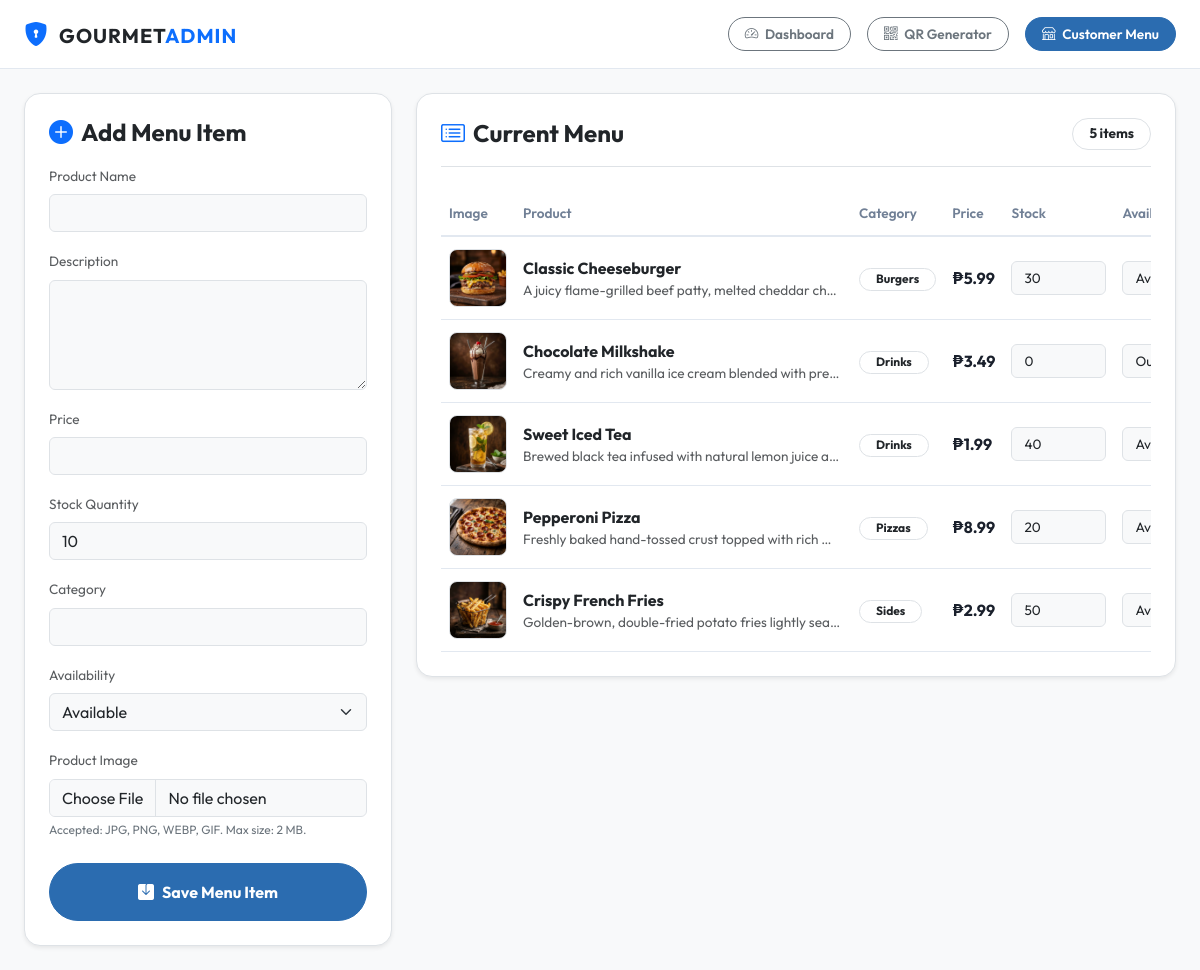
/admin/menu.php, run on the app's committed database.
### tables this page shows
CREATE TABLE IF NOT EXISTS `products` (
  `id` INT AUTO_INCREMENT PRIMARY KEY,
  `product_name` VARCHAR(255) NOT NULL,
  `description` TEXT NULL,
  `price` DECIMAL(10,2) NOT NULL,
  `image` VARCHAR(255) NOT NULL,
  `category` VARCHAR(100) NOT NULL,
  `availability_status` TINYINT(1) DEFAULT 1 COMMENT '1 = Available, 0 = Out of Stock',
  `stock_quantity` INT NOT NULL DEFAULT 20 COMMENT 'Available stock count',
  `created_at` TIMESTAMP DEFAULT CURRENT_TIMESTAMP,
  `updated_at` TIMESTAMP DEFAULT CURRENT_TIMESTAMP ON UPDATE CURRENT_TIMESTAMP
);

### admin/menu.php (the view, shortened to what this page needs)
<?php
require_once '../api/db.php';
$errors = [];
try {
    $productStmt = $pdo->query("SELECT * FROM products ORDER BY category, id DESC");
    $products = $productStmt->fetchAll();
} catch (Exception $e) {
    $products = [];
    $categories = [];
    $errors[] = 'Failed to load menu items: ' . $e->getMessage();
}
?>
<!DOCTYPE html>
<html lang="en">
<head>
    <link href="https://cdn.jsdelivr.net/npm/bootstrap@5.3.0/dist/css/bootstrap.min.css" rel="stylesheet">
    <link href="https://cdn.jsdelivr.net/npm/bootstrap-icons@1.10.5/font/bootstrap-icons.css" rel="stylesheet">
    <link rel="stylesheet" href="../assets/css/style.css">
</head>
<body class="admin-body">
    <header class="admin-header sticky-top py-3">
        <div class="container-fluid px-4 d-flex justify-content-between align-items-center">
            <div class="brand-logo">
                <i class="bi bi-shield-lock-fill text-primary me-2 fs-4"></i>
                <a href="dashboard.php" class="text-decoration-none">
                    <span class="fw-bold text-dark tracking-wide fs-5">GOURMET<span class="text-primary">ADMIN</span></span>
                </a>
            </div>
            <div class="d-flex align-items-center gap-3">
                <a href="dashboard.php" class="btn btn-outline-secondary rounded-pill px-3 py-1.5 fw-semibold fs-7">
                    <i class="bi bi-speedometer2 me-1"></i> Dashboard
                </a>
                <a href="qr_generator.php" class="btn btn-outline-secondary rounded-pill px-3 py-1.5 fw-semibold fs-7">
                    <i class="bi bi-qr-code me-1"></i> QR Generator
                </a>
                <a href="../customer/order.php" target="_blank" class="btn btn-warning rounded-pill px-3 py-1.5 fw-semibold fs-7">
                    <i class="bi bi-shop me-1"></i> Customer Menu
                </a>
            </div>
        </div>
    </header>
    <main class="container-fluid px-4 my-4">
        <div class="row g-4">
            <div class="col-lg-4">
                <div class="card border rounded-4 bg-white text-dark shadow-sm p-4">
                    <h4 class="fw-bold mb-3">
                        <i class="bi bi-plus-circle-fill text-primary me-2"></i>Add Menu Item
                    </h4>
                    <form method="POST" enctype="multipart/form-data">
                        <div class="mb-3">
                            <label for="product_name" class="form-label text-muted fs-7">Product Name</label>
                            <input type="text" class="form-control bg-light border text-dark" id="product_name" name="product_name" required>
                        </div>
                        <div class="mb-3">
                            <label for="description" class="form-label text-muted fs-7">Description</label>
                            <textarea class="form-control bg-light border text-dark" id="description" name="description" rows="4"></textarea>
                        </div>
                        <div class="mb-3">
                            <label for="price" class="form-label text-muted fs-7">Price</label>
                            <input type="number" class="form-control bg-light border text-dark" id="price" name="price" min="0.01" step="0.01" required>
                        </div>
                        <div class="mb-3">
                            <label for="stock_quantity" class="form-label text-muted fs-7">Stock Quantity</label>
                            <input type="number" class="form-control bg-light border text-dark" id="stock_quantity" name="stock_quantity" min="0" value="10" required>
                        </div>
                        <div class="mb-3">
                            <label for="category" class="form-label text-muted fs-7">Category</label>
                            <input type="text" class="form-control bg-light border text-dark" id="category" name="category" list="categoryOptions" required>
                        </div>
                        <div class="mb-3">
                            <label for="availability_status" class="form-label text-muted fs-7">Availability</label>
                            <select class="form-select bg-light border text-dark" id="availability_status" name="availability_status">
                                <option value="1">Available</option>
                            </select>
                        </div>
                        <div class="mb-4">
                            <label for="image" class="form-label text-muted fs-7">Product Image</label>
                            <input type="file" class="form-control bg-light border text-dark" id="image" name="image" accept="image/jpeg,image/png,image/webp,image/gif" required>
                            <small class="text-secondary fs-8 d-block mt-1">Accepted: JPG, PNG, WEBP, GIF. Max size: 2 MB.</small>
                        </div>
                        <button type="submit" class="btn btn-warning w-100 py-3 rounded-pill fw-bold">
                            <i class="bi bi-save-fill me-2"></i>Save Menu Item
                        </button>
                    </form>
                </div>
            </div>
            <div class="col-lg-8">
                <div class="card border rounded-4 bg-white text-dark shadow-sm p-4">
                    <div class="d-flex flex-column flex-md-row justify-content-between align-items-md-center gap-3 mb-4 pb-3 border-bottom">
                        <h4 class="fw-bold mb-0">
                            <i class="bi bi-card-list text-primary me-2"></i>Current Menu
                        </h4>
                        <span class="badge border text-dark rounded-pill px-3 py-2 fs-7">
                            <?php echo count($products); ?> items
                        </span>
                    </div>
                    <?php if (empty($products)): ?>
                        <div class="text-center text-muted py-5">
                            <i class="bi bi-journal-x fs-1 d-block mb-3"></i>
                            <span>No menu items yet.</span>
                        </div>
                    <?php else: ?>
                        <div class="table-responsive">
                            <table class="table table-hover align-middle custom-admin-table mb-0">
                                <thead>
                                    <tr class="text-muted fs-7">
                                        <th>Image</th>
                                        <th>Product</th>
                                        <th>Category</th>
                                        <th>Price</th>
                                        <th>Stock</th>
                                        <th>Availability</th>
                                    </tr>
                                </thead>
                                <tbody>
                                    <?php foreach ($products as $product): ?>
                                        <?php $stockQuantity = isset($product['stock_quantity']) ? intval($product['stock_quantity']) : 0; ?>
                                        <?php $inventoryFormId = 'inventory-form-' . intval($product['id']); ?>
                                        <tr>
                                            <td>
                                                <img src="../assets/images/<?php echo htmlspecialchars($product['image']); ?>" alt="<?php echo htmlspecialchars($product['product_name']); ?>" class="rounded-3 border" style="width: 58px; height: 58px; object-fit: cover;">
                                            </td>
                                            <td>
                                                <div class="fw-bold text-dark"><?php echo htmlspecialchars($product['product_name']); ?></div>
                                                <div class="text-muted fs-7 text-truncate" style="max-width: 320px;">
                                                    <?php echo htmlspecialchars($product['description'] ?: 'No description'); ?>
                                                </div>
                                            </td>
                                            <td>
                                                <span class="badge border text-dark rounded-pill px-3 py-1.5">
                                                    <?php echo htmlspecialchars($product['category']); ?>
                                                </span>
                                            </td>
                                            <td class="fw-bold text-primary">
                                                ₱<?php echo number_format($product['price'], 2); ?>
                                            </td>
                                            <td>
                                                <input form="<?php echo $inventoryFormId; ?>" type="number" class="form-control bg-light border text-dark fs-7" name="stock_quantity" min="0" value="<?php echo $stockQuantity; ?>" style="width: 95px;">
                                            </td>
                                            <td>
                                                <select form="<?php echo $inventoryFormId; ?>" class="form-select bg-light border text-dark fs-7" name="availability_status" style="width: 135px;">
                                                    <option value="1" <?php echo intval($product['availability_status']) === 1 ? 'selected' : ''; ?>>Available</option>
                                                    <option value="0" <?php echo intval($product['availability_status']) === 0 ? 'selected' : ''; ?>>Out of stock</option>
                                                </select>
                                            </td>
                                        </tr>
                                    <?php endforeach; ?>
                                </tbody>
                            </table>
                        </div>
                    <?php endif; ?>
                </div>
            </div>
        </div>
    </main>
</body>
</html>

### assets/css/style.css (style rules this page uses)
:root { --bg-light: #f8f9fa; --bg-white: #ffffff; --border-color: #e2e8f0; --text-main: #1a202c; --text-muted: #718096; --primary-color: #2b6cb0; --primary-hover: #1a4f80; --accent-warning: #dd6b20; --accent-success: #38a169; --accent-danger: #e53e3e; --font-family: 'Outfit', -apple-system, BlinkMacSystemFont, "Segoe UI", Roboto, sans-serif; }
body { background-color: var(--bg-light); color: var(--text-main); font-family: var(--font-family); line-height: 1.5; -webkit-font-smoothing: antialiased; }
.menu-header, .admin-header { background-color: var(--bg-white); border-bottom: 1px solid var(--border-color); z-index: 1000; }
.brand-logo { color: var(--text-main); font-weight: 700; }
.btn-warning { background-color: var(--primary-color); border-color: var(--primary-color); color: var(--bg-white); }
.admin-body { background-color: var(--bg-light); color: var(--text-main); }
.custom-admin-table { --bs-table-bg: var(--bg-white) !important; --bs-table-hover-bg: var(--bg-light) !important; color: var(--text-main) !important; }
.custom-admin-table th { background-color: var(--bg-white) !important; color: var(--text-muted) !important; border-bottom: 2px solid var(--border-color) !important; padding: 12px 8px !important; font-weight: 600; }
.custom-admin-table td { background-color: var(--bg-white) !important; color: var(--text-main) !important; border-bottom: 1px solid var(--border-color) !important; padding: 12px 8px !important; }
.tracking-wide { letter-spacing: 0.05em; }
.fs-7 { font-size: 0.85rem !important; }
.fs-8 { font-size: 0.75rem !important; }

### data on the page
products: image (picture), product_name "Classic Cheeseburger", description "A juicy flame-grilled beef patty, melted cheddar ch…", category "Burgers", price "5.99", stock_quantity "30", availability_status "Available"
products: image (picture), product_name "Chocolate Milkshake", description "Creamy and rich vanilla ice cream blended with pre…", category "Drinks", price "3.49", stock_quantity "0", availability_status "Out of stock"
products: image (picture), product_name "Sweet Iced Tea", description "Brewed black tea infused with natural lemon juice a…", category "Drinks", price "1.99", stock_quantity "40", availability_status "Available"
products: image (picture), product_name "Pepperoni Pizza", description "Freshly baked hand-tossed crust topped with rich…", category "Pizzas", price "8.99", stock_quantity "20", availability_status "Available"
products: image (picture), product_name "Crispy French Fries", description "Golden-brown, double-fried potato fries lightly sea…", category "Sides", price "2.99", stock_quantity "50", availability_status "Available"

### other printed values
count($products) "5"
